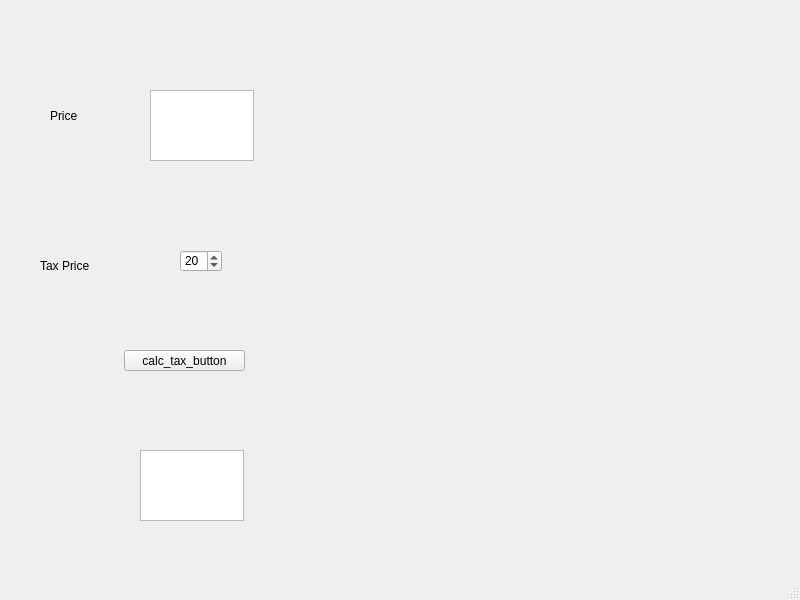
<?xml version="1.0" encoding="UTF-8"?>
<ui version="4.0">
 <class>MainWindow</class>
 <widget class="QMainWindow" name="MainWindow">
  <property name="geometry">
   <rect>
    <x>0</x>
    <y>0</y>
    <width>800</width>
    <height>600</height>
   </rect>
  </property>
  <property name="windowTitle">
   <string>MainWindow</string>
  </property>
  <widget class="QWidget" name="centralwidget">
   <widget class="QTextEdit" name="price_box">
    <property name="geometry">
     <rect>
      <x>150</x>
      <y>90</y>
      <width>104</width>
      <height>71</height>
     </rect>
    </property>
   </widget>
   <widget class="QSpinBox" name="tax_rate">
    <property name="geometry">
     <rect>
      <x>180</x>
      <y>250</y>
      <width>42</width>
      <height>22</height>
     </rect>
    </property>
    <property name="value">
     <number>20</number>
    </property>
   </widget>
   <widget class="QLabel" name="label">
    <property name="geometry">
     <rect>
      <x>50</x>
      <y>110</y>
      <width>54</width>
      <height>12</height>
     </rect>
    </property>
    <property name="text">
     <string>Price</string>
    </property>
   </widget>
   <widget class="QLabel" name="label_2">
    <property name="geometry">
     <rect>
      <x>40</x>
      <y>260</y>
      <width>54</width>
      <height>12</height>
     </rect>
    </property>
    <property name="text">
     <string>Tax Price</string>
    </property>
   </widget>
   <widget class="QPushButton" name="calc_tax_button">
    <property name="geometry">
     <rect>
      <x>124</x>
      <y>350</y>
      <width>121</width>
      <height>21</height>
     </rect>
    </property>
    <property name="text">
     <string>calc_tax_button</string>
    </property>
   </widget>
   <widget class="QTextEdit" name="results_window">
    <property name="geometry">
     <rect>
      <x>140</x>
      <y>450</y>
      <width>104</width>
      <height>71</height>
     </rect>
    </property>
   </widget>
  </widget>
  <widget class="QMenuBar" name="menubar">
   <property name="geometry">
    <rect>
     <x>0</x>
     <y>0</y>
     <width>800</width>
     <height>23</height>
    </rect>
   </property>
  </widget>
  <widget class="QStatusBar" name="statusbar"/>
 </widget>
 <resources/>
 <connections/>
</ui>
